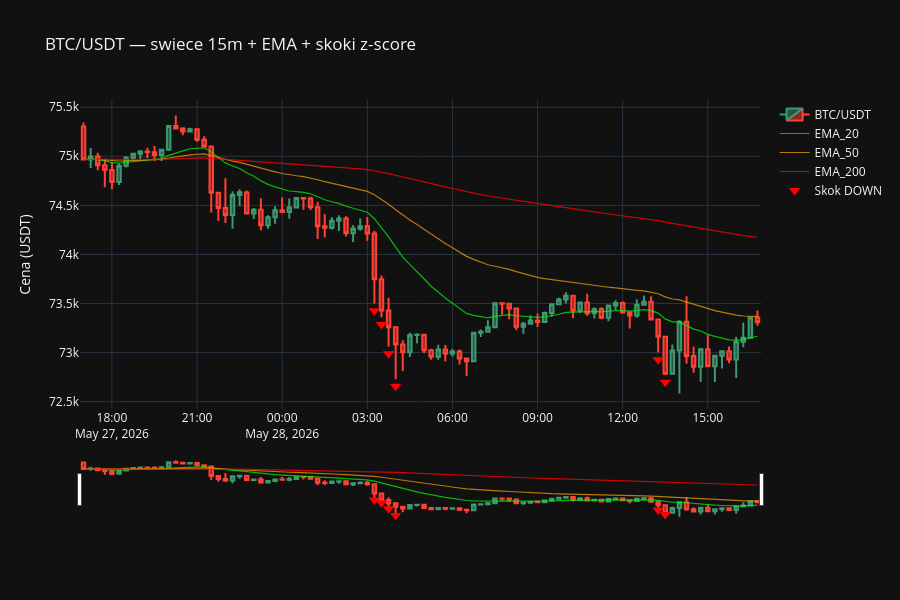

Write notebook code for a chart like this one.
### Code cell
fig = go.Figure()
fig.add_trace(go.Candlestick(
    x=df.index, open=df['open'], high=df['high'],
    low=df['low'], close=df['close'], name='BTC/USDT'))
for col, color in [('EMA_20','rgba(0,255,0,0.7)'),('EMA_50','rgba(255,165,0,0.7)'),('EMA_200','rgba(255,0,0,0.8)')]:
    if col in df.columns:
        fig.add_trace(go.Scatter(x=df.index, y=df[col], name=col, line=dict(color=color, width=1.2)))
ups   = df[df['spike_dir'] == 'UP']
downs = df[df['spike_dir'] == 'DOWN']
if len(ups):
    fig.add_trace(go.Scatter(x=ups.index, y=ups['high']*1.001, mode='markers',
        marker=dict(symbol='triangle-up', size=10, color='lime'), name='Skok UP'))
if len(downs):
    fig.add_trace(go.Scatter(x=downs.index, y=downs['low']*0.999, mode='markers',
        marker=dict(symbol='triangle-down', size=10, color='red'), name='Skok DOWN'))
fig.update_layout(title='BTC/USDT — swiece 15m + EMA + skoki z-score',
    yaxis_title='Cena (USDT)', template='plotly_dark', height=600,
    xaxis_rangeslider_visible=True)
fig.show()
